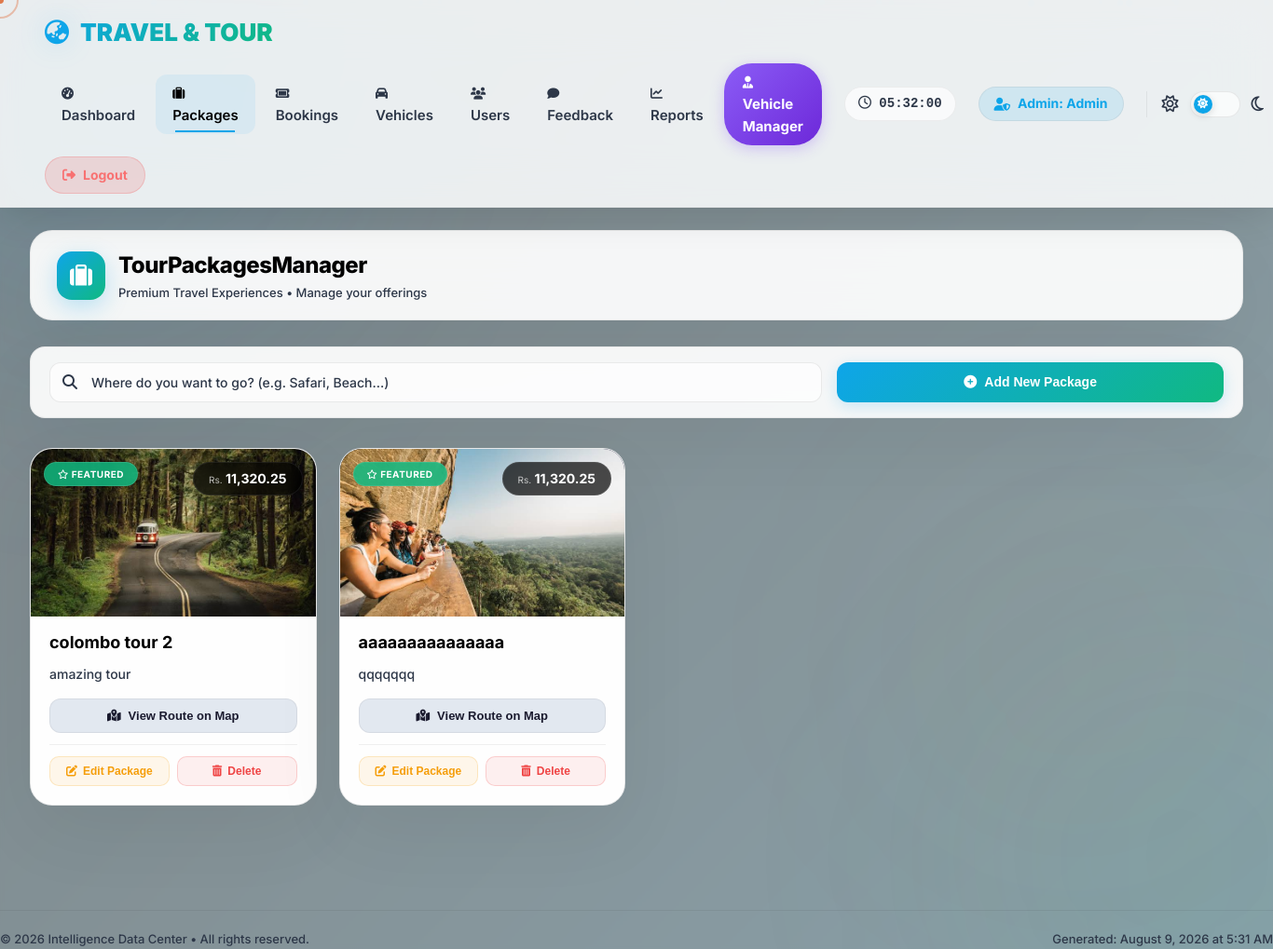
Screenshot of /admin/packages.php with the database file from the repository.
### tables this page shows
CREATE TABLE `packages` (
  `id` int(11) NOT NULL,
  `title` varchar(255) NOT NULL,
  `description` text NOT NULL,
  `latitude` varchar(50) DEFAULT NULL,
  `longitude` varchar(50) DEFAULT NULL,
  `latitude2` varchar(50) DEFAULT NULL,
  `longitude2` varchar(50) DEFAULT NULL,
  `price` decimal(10,2) NOT NULL,
  `icon` varchar(50) DEFAULT '?',
  `created_at` timestamp NOT NULL DEFAULT current_timestamp(),
  `vehicle_id` int(11) DEFAULT NULL,
  `status` varchar(20) DEFAULT 'Active',
  `image` varchar(500) DEFAULT NULL
);

### admin/packages.php (the view, shortened to what this page needs)
<?php
$admin_name = 'Admin';
$display_admin = "Admin: " . $admin_name;
$host = 'localhost';
$db   = 'travel_tour_db';
$user = 'root';
$pass = '';
$charset = 'utf8mb4';
$dsn = "mysql:host=$host;dbname=$db;charset=$charset";
$options = [
    PDO::ATTR_ERRMODE            => PDO::ERRMODE_EXCEPTION,
    PDO::ATTR_DEFAULT_FETCH_MODE => PDO::FETCH_ASSOC,
    PDO::ATTR_EMULATE_PREPARES   => false,
];
try {
    $pdo = new PDO($dsn, $user, $pass, $options);
} catch (\PDOException $e) {
    die("Database connection failed: " . $e->getMessage());
}
try {
    $pdo->query("ALTER TABLE packages ADD COLUMN IF NOT EXISTS image VARCHAR(500) NULL");
} catch (PDOException $e) {
}
try {
    $pdo->query("CREATE TABLE IF NOT EXISTS vehicles (
        id INT(11) AUTO_INCREMENT PRIMARY KEY,
        vehicle_name VARCHAR(100) NOT NULL,
        price_per_km DECIMAL(10,2) NOT NULL DEFAULT 40.00
    )");
} catch (PDOException $e) {
}
$stmt = $pdo->query("SELECT * FROM packages WHERE status != 'Deleted'");
$packages = $stmt->fetchAll();
?>
<!DOCTYPE html>
<html lang="en">
<head>
    <link rel="stylesheet" href="https://cdnjs.cloudflare.com/ajax/libs/font-awesome/6.5.1/css/all.min.css" />
    <link rel="stylesheet" href="https://cdnjs.cloudflare.com/ajax/libs/animate.css/4.1.1/animate.min.css"/>
</head>
<body>
<div class="video-background">
    <div class="fallback"></div>
    <video id="bgVideo" autoplay muted loop playsinline poster="https://images.unsplash.com/photo-1501785888041-af3ef285b470?w=1920&q=80">
        <source src="videos/19329370-uhd_3840_2160_24fps.mp4" type="video/mp4">
        <source src="videos/background.webm" type="video/webm">
    </video>
</div>
<div class="video-overlay"></div>
<div class="blob blob-1"></div>
<div class="blob blob-2"></div>
<div class="blob blob-3"></div>
<div class="particles" id="particles"></div>
<div class="cursor-ring" id="cursorRing"></div>
<nav class="navbar">
    <div class="logo"><i class="fa-solid fa-earth-asia"></i> TRAVEL &amp; TOUR</div>
    <div class="nav-group">
        <div class="nav-links">
            <a href="dashboard.php"><i class="fa-solid fa-gauge-high"></i> Dashboard</a>
            <a href="packages.php" class="active"><i class="fa-solid fa-suitcase"></i> Packages</a>
            <a href="booking.php"><i class="fa-solid fa-ticket"></i> Bookings</a>
            <a href="vehicles.php" class=""><i class="fa-solid fa-car"></i> Vehicles</a>
            <a href="users.php"><i class="fa-solid fa-users"></i> Users</a>
            <a href="view_feedbacks.php" class=""><i class="fa-solid fa-comment"></i> Feedback</a>
            <a href="advanced_reports.php"><i class="fa-solid fa-chart-line"></i> Reports</a>
            <a href="../vehicle_management/dashboard.php" target="_blank" class="vehicle-manager-btn">
                <i class="fa-solid fa-user-tie"></i> Vehicle Manager
            </a>
        </div>
        <span class="navbar-clock" id="liveClock"><i class="fa-regular fa-clock"></i> Loading...</span>
        <div class="admin-badge">
            <i class="fa-solid fa-user-shield"></i>
            <?php echo htmlspecialchars($display_admin); ?>
        </div>
        <div class="theme-toggle-inline">
            <i class="fa-regular fa-sun toggle-icon" id="themeIcon"></i>
            <label class="toggle-switch">
                <span class="toggle-slider"></span>
            </label>
            <i class="fa-regular fa-moon toggle-icon"></i>
        </div>
    </div>
    <a href="../index.php" class="btn btn-danger" style="padding:8px 18px; border-radius:30px; font-size:14px; font-weight:700; text-decoration:none; display:inline-flex; align-items:center; gap:8px; background:rgba(239,68,68,0.15); color:#f87171; border:1px solid rgba(239,68,68,0.2); transition:all 0.3s ease;">
        <i class="fa-solid fa-right-from-bracket"></i> Logout
    </a>
</nav>
<main class="main">
    <header class="app-header">
        <div class="brand">
            <div class="logo-icon"><i class="fa-solid fa-suitcase"></i></div>
            <div>
                <h1 id="typing-heading">Tour Packages Manager</h1>
                <span>Premium Travel Experiences &bull; Manage your offerings</span>
            </div>
        </div>
    </header>
    <div class="search-bar">
        <div class="search-input">
            <i class="fa-solid fa-magnifying-glass"></i>
            <input type="text" id="searchBar" onkeyup="searchPackages()" placeholder="Where do you want to go? (e.g. Safari, Beach...)" />
        </div>
        <button onclick="openFormModal('add')" class="btn-add">
            <i class="fa-solid fa-circle-plus"></i> Add New Package
        </button>
    </div>
    <div id="packageGrid" class="package-grid">
        <?php foreach ($packages as $index => $package):
            $delayTime = $index * 0.08;
            $image_url = $package['image'] ?? '';
            $has_image = !empty($image_url);
            $image_display = '';
            if ($has_image) {
                if (filter_var($image_url, FILTER_VALIDATE_URL)) {
                    $image_display = $image_url;
                } elseif (file_exists(__DIR__ . '/' . ltrim($image_url, '/'))) {
                    $image_display = $image_url;
                } else {
                    $has_image = false;
                }
            }
        ?>
            <div class="package-card-item animate__animated animate__fadeInUp" style="animation-delay: <?php echo $delayTime; ?>s">
                <div class="card-image">
                    <?php if ($has_image && $image_display): ?>
                        <img src="<?php echo htmlspecialchars($image_display); ?>" alt="<?php echo htmlspecialchars($package['title']); ?>" onerror="this.style.display='none';this.nextElementSibling.style.display='flex';">
                    <?php else: ?>
                        <div class="no-image"><i class="fa-solid fa-image"></i></div>
                    <?php endif; ?>
                    <div class="card-price"><small>Rs.</small> <?php echo htmlspecialchars(number_format($package['price'], 2)); ?></div>
                    <div class="card-badge"><i class="fa-regular fa-star"></i> Featured</div>
                </div>
                <div class="card-header">
                    <h3><?php echo htmlspecialchars($package['title']); ?></h3>
                </div>
                <div class="card-body">
                    <p class="description"><?php echo htmlspecialchars($package['description']); ?></p>
                    <button onclick="openMapModal('<?php echo $package['latitude']; ?>', '<?php echo $package['longitude']; ?>', '<?php echo $package['latitude2']; ?>', '<?php echo $package['longitude2']; ?>', '<?php echo addslashes(htmlspecialchars($package['title'])); ?>')"
                            class="btn-map">
                        <i class="fa-solid fa-map-location-dot"></i> View Route on Map
                    </button>
                    <div class="action-row">
                        <button onclick='openFormModal("edit", <?php echo htmlspecialchars(json_encode($package), ENT_QUOTES, 'UTF-8'); ?>)'
                                class="btn-edit">
                            <i class="fa-solid fa-pen-to-square"></i> Edit Package
                        </button>
                        <button onclick="triggerDelete(<?php echo $package['id']; ?>, '<?php echo addslashes(htmlspecialchars($package['title'])); ?>')"
                                class="btn-delete">
                            <i class="fa-solid fa-trash-can"></i> Delete
                        </button>
                    </div>
                </div>
            </div>
        <?php endforeach; ?>
    </div>
</main>
<div class="footer-bar">
    <span>© <?php echo date('Y'); ?> Intelligence Data Center &bull; All rights reserved.</span>
    <span>Generated: <?php echo date('F j, Y \a\t g:i A'); ?></span>
</div>
</body>
</html>

### rows the page displays
packages: image (picture), price "11,320.25", title "colombo tour 2", description "amazing tour"
packages: image (picture), price "11,320.25", title "aaaaaaaaaaaaaaa", description "qqqqqqq"

### other values shown
$display_admin "Admin: Admin"
